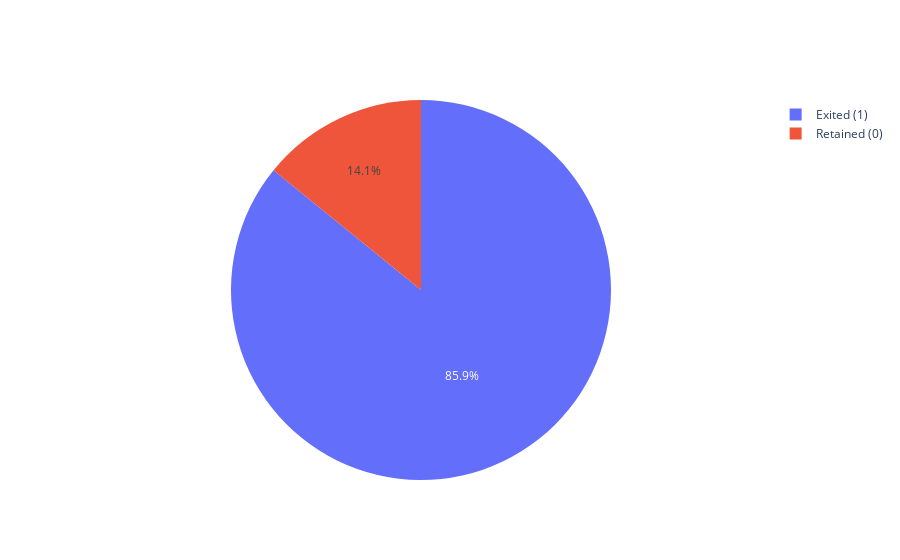

Write notebook code for a chart like this one.
### Code cell
# Plot pie Chart to get the information about the percentage of Telecom Customers churning using Plotly histogram

import plotly.graph_objects as go
fig = go.Figure(data = [go.Pie(labels = ["Exited (1)", "Retained (0)"], values = telecom_df["class"].value_counts())])
fig.show()

### Figure 1 — Plotly figure (JSON) as saved in the notebook; plotly's stock layout.template omitted (floating-point values rounded to 4 significant figures)
{"data": [{"labels": ["Exited (1)", "Retained (0)"], "type": "pie", "values": [4293, 707]}], "layout": {}}
